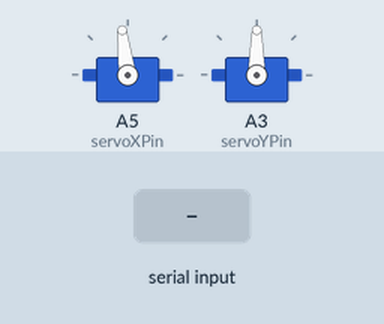
Recording of a sketch running on a simulated Arduino Nano, built with avr-gcc and run on an emulated ATmega328P. On the bench: 2 × servo. Inputs (shaded band) come from the test bench. What the sketch prints to the serial monitor is not drawn.

Above: at 1.7 s.
1.8 s: "s90\n" received over Serial
Timing chart, 0 to 9.9 s (numbered marks = the images above; inputs shaded):
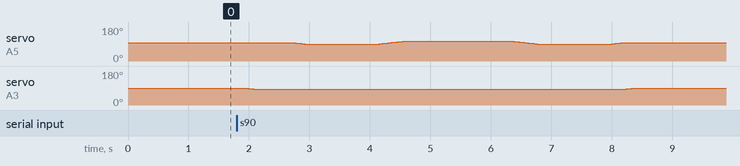

The sketch:

autotest2.ino
```cpp
#include "setting.h"

void setup() {
  Serial.begin(9600);
  servoX.attach(servoXPin);
  servoY.attach(servoYPin);
  servoX.write(baseAngleX);
  servoY.write(baseAngleY);
  delay(500);
  Serial.println("READY");
}

void loop() {
  if(Serial.available()){
    char cmd = Serial.read();
    if(cmd=='r'){
      reset();
      Serial.println("RESET");
      delay(500);
    }
    if(cmd=='s')
    {
      reset();
      delay(100);
      Serial.println("START");
      Serial.print(pathLen);
      for (int i = 0; i < pathLen; i++) {
        moveStep(testPath[path[i]].dirX,testPath[path[i]].dirY);
        Serial.print("STEP:");
        Serial.print(testPath[i].dirX);
        Serial.print(",");
        Serial.print(testPath[i].dirY);
      }
      Serial.println("DONE");
    }
    if(cmd=='t'){
      if(Serial.available()>0){
        String msg = Serial.readStringUntil('\n');
        msg.trim();
        int stepAngle = msg.toInt();
        Serial.println("stepangle:");
        Serial.print(stepAngle);
      }
    }
    if(cmd=='j'){
      Serial.println("JOY");
      reset();
      while(true){
        joyControl();
        if(cmd=='q'){
          Serial.println("QUIT JOY");
          reset();
          break;
        }
      }
    }
  }
}
```

setting.h
```cpp
#include <Servo.h>

Servo servoX;
Servo servoY;

void joyControl();

const int servoXPin = A5;
const int servoYPin = A3;

const int joyXPin = A6;
const int joyYPin = A7;

const int baseAngleX = 97;
const int baseAngleY = 90;
const int swingAngle = 10;

const int minAngleX = baseAngleX - swingAngle;
const int maxAngleX = baseAngleX + swingAngle;

const int minAngleY = baseAngleY - swingAngle;
const int maxAngleY = baseAngleY + swingAngle;

//joymode
const int center = 512;
const int deadZone = 50;

float angleX = baseAngleX;
float angleY = baseAngleY;

const float maxSpeed = 0.4;
const int moveDelay = 20;

float filteredJoyX = center;
float filteredJoyY = center;
float filteredSpeedX = 0;
float filteredSpeedY = 0;

const float filterAlpha = 0.3;
const float speedAlpha = 0.6;

float joystickToSpeed(int offset) {
  if (abs(offset) <= deadZone) {
    return 0;
  }

  int direction = offset > 0 ? 1 : -1;
  int effectiveOffset = abs(offset) - deadZone;
  int effectiveRange = 512 - deadZone;

  float ratio = effectiveOffset / float(effectiveRange);
  ratio = ratio * ratio;

  return direction * ratio * maxSpeed;
}

void joyControl() {
  int rawJoyX = analogRead(joyXPin);
  int rawJoyY = analogRead(joyYPin);

  filteredJoyX = filteredJoyX + filterAlpha * (rawJoyX - filteredJoyX);
  filteredJoyY = filteredJoyY + filterAlpha * (rawJoyY - filteredJoyY);

  int joyX = filteredJoyX;
  int joyY = filteredJoyY;

  int offsetX = joyX - center;
  int offsetY = joyY - center;

  float speedX = joystickToSpeed(offsetX);
  float speedY = joystickToSpeed(offsetY);

  filteredSpeedX = filteredSpeedX + speedAlpha * (speedX - filteredSpeedX);
  filteredSpeedY = filteredSpeedY + speedAlpha * (speedY - filteredSpeedY);

  angleX += filteredSpeedX;
  angleY -= filteredSpeedY;

  angleX = constrain(angleX, minAngleX, maxAngleX);
  angleY = constrain(angleY, minAngleY, maxAngleY);

  servoX.write((int)angleX);
  servoY.write((int)angleY);

  delay(moveDelay);
}

//automode

const int DIR_UP  = 0;
const int DIR_DOWN = 1;
const int DIR_LEFT     = 0;
const int DIR_RIGHT    = 1;
const int DIR_STEADY   = 2;
const int DIR_RESET    = 3;

// const int stepAngle = 7;    // 最終傾斜幅度
const int stepDelay = 600;  // 傾斜停留時間

void reset(){
  servoX.write(baseAngleX);
  servoY.write(baseAngleY);
};

void smoothWrite(Servo &servo, int current, int target, int smoothDelay = 30, int increment = 1) {
  if (current == target) return;
  int step = (target > current) ? increment : -increment;
  for (int angle = current; angle != target; angle += step) {
    servo.write(angle);
    delay(smoothDelay);
  }
  servo.write(target);  // 確保精確到位
}

static int currentAngleX = baseAngleX;
static int currentAngleY = baseAngleY;

void moveStep(int dirX, int dirY,int stepAngle=7) {
  int targetX = baseAngleX;
  int targetY = baseAngleY;
  static int lastAngleX = baseAngleX;
  static int lastAngleY = baseAngleY;

  if (dirX == DIR_RESET && dirY == DIR_RESET) {
    smoothWrite(servoX, currentAngleX, baseAngleX, 30);
    smoothWrite(servoY, currentAngleY, baseAngleY, 30);
    currentAngleX = baseAngleX;
    currentAngleY = baseAngleY;
    delay(500);
    return;
  }

  switch (dirX) {
    case DIR_RIGHT:  targetX = baseAngleX + stepAngle; break;
    case DIR_LEFT:   targetX = baseAngleX - stepAngle; break;
    case DIR_STEADY: targetX = lastAngleX;             break;
    case DIR_RESET:  targetX = baseAngleX;             break;
  }
  switch (dirY) {
    case DIR_UP:     targetY = baseAngleY + stepAngle; break;
    case DIR_DOWN:   targetY = baseAngleY - stepAngle; break;
    case DIR_STEADY: targetY = lastAngleY;             break;
    case DIR_RESET:  targetY = baseAngleY;             break;
  }

  targetX = constrain(targetX, baseAngleX - swingAngle, baseAngleX + swingAngle);
  targetY = constrain(targetY, baseAngleY - swingAngle, baseAngleY + swingAngle);

  int speedDelay = 30;

  if (targetX != currentAngleX) {
    smoothWrite(servoX, currentAngleX, targetX, speedDelay);
    currentAngleX = targetX; // 更新真實位置
  }

  if (targetY != currentAngleY) {
    smoothWrite(servoY, currentAngleY, targetY, speedDelay);
    currentAngleY = targetY; // 更新真實位置
  }

  delay(stepDelay);

  lastAngleX = currentAngleX;
  lastAngleY = currentAngleY;
}

struct Command { int dirX;int dirY; int steps; };

const Command testPath[] = {
  { DIR_STEADY,   DIR_UP,      1 }, //up   =0
  { DIR_RIGHT,    DIR_STEADY,  1 }, //right=1
  { DIR_STEADY,   DIR_DOWN,    1 }, //down  =2
  { DIR_LEFT,     DIR_STEADY,  1 }, //left  =3
  { DIR_STEADY,   DIR_STEADY,  1 }, //steady=4
  { DIR_RESET,    DIR_RESET,   1 }  //reset=5

};
// up=0, right=1,  down=2,  left=3,  steady=4,   reset=5
// origin maze template
int path[]={2,3,2,1,2,4,3,2,5}; //(0,4)->(8,0)
// int path[]={3,2,1,3,3,5}; //(0,8)->(8,0)
// int path[]={0,1,2,3,0,4,1,4,2,4,3,5};// test
// int path[]={0,3,0,1,3,0,1,5}; //(8,8)->(0,4)
// turn right down +90 degree
// int path[]={1,2,3,0,3,1,0,1,3,0,1,5}; //(8,8)->(0,4)

const int pathLen = sizeof(path)/sizeof(path[0]);
```
